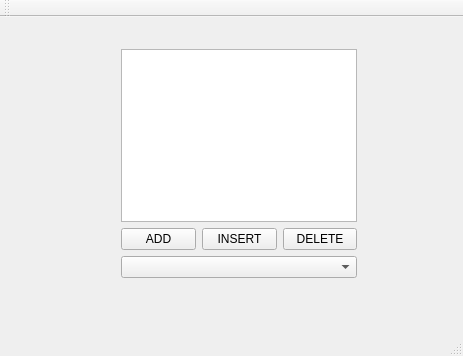
<?xml version="1.0" encoding="UTF-8"?>
<ui version="4.0">
 <class>MainWindow</class>
 <widget class="QMainWindow" name="MainWindow">
  <property name="geometry">
   <rect>
    <x>0</x>
    <y>0</y>
    <width>463</width>
    <height>356</height>
   </rect>
  </property>
  <property name="windowTitle">
   <string>MainWindow</string>
  </property>
  <widget class="QWidget" name="centralWidget">
   <widget class="QWidget" name="">
    <property name="geometry">
     <rect>
      <x>110</x>
      <y>21</y>
      <width>258</width>
      <height>251</height>
     </rect>
    </property>
    <layout class="QVBoxLayout" name="verticalLayout">
     <item>
      <widget class="QListView" name="listView"/>
     </item>
     <item>
      <layout class="QHBoxLayout" name="horizontalLayout">
       <item>
        <widget class="QPushButton" name="pushButton">
         <property name="text">
          <string>ADD</string>
         </property>
        </widget>
       </item>
       <item>
        <widget class="QPushButton" name="pushButton_3">
         <property name="text">
          <string>INSERT</string>
         </property>
        </widget>
       </item>
       <item>
        <widget class="QPushButton" name="pushButton_2">
         <property name="text">
          <string>DELETE</string>
         </property>
        </widget>
       </item>
      </layout>
     </item>
     <item>
      <widget class="QComboBox" name="comboBox"/>
     </item>
    </layout>
   </widget>
  </widget>
  <widget class="QMenuBar" name="menuBar">
   <property name="geometry">
    <rect>
     <x>0</x>
     <y>0</y>
     <width>463</width>
     <height>21</height>
    </rect>
   </property>
  </widget>
  <widget class="QToolBar" name="mainToolBar">
   <attribute name="toolBarArea">
    <enum>TopToolBarArea</enum>
   </attribute>
   <attribute name="toolBarBreak">
    <bool>false</bool>
   </attribute>
  </widget>
  <widget class="QStatusBar" name="statusBar"/>
 </widget>
 <layoutdefault spacing="6" margin="11"/>
 <resources/>
 <connections/>
</ui>
